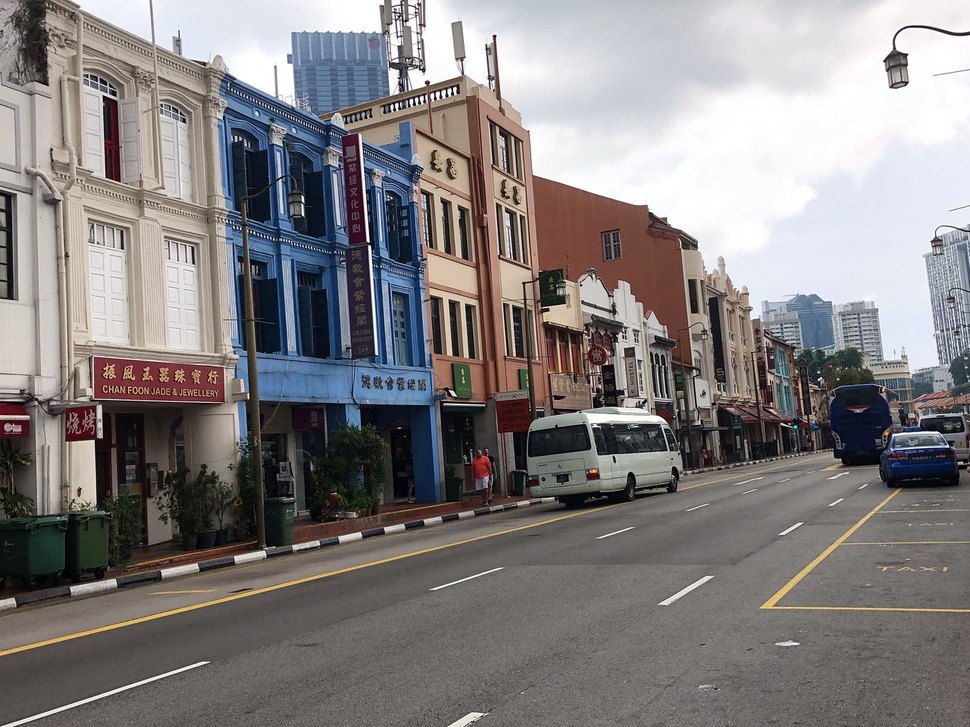
#> input picture DataSet/street.jpg, 970 x 727 px, shrunk from 1280 x 960 before the run
$ python L03_02_Superpixels.py
#> lines starting #> are read from the running program, lines starting #| are printed output that depends on the picture
import numpy as np
import cv2 as cv

img = cv.imread('DataSet/street.jpg')
#> img is the input picture: shape (727, 970, 3); mean B, G, R 127.8, 127.6, 131.6


slic = cv.ximgproc.createSuperpixelSLIC(img, region_size=100, ruler = 20.0)

slic.iterate(10)
mask_slic = slic.getLabelContourMask()
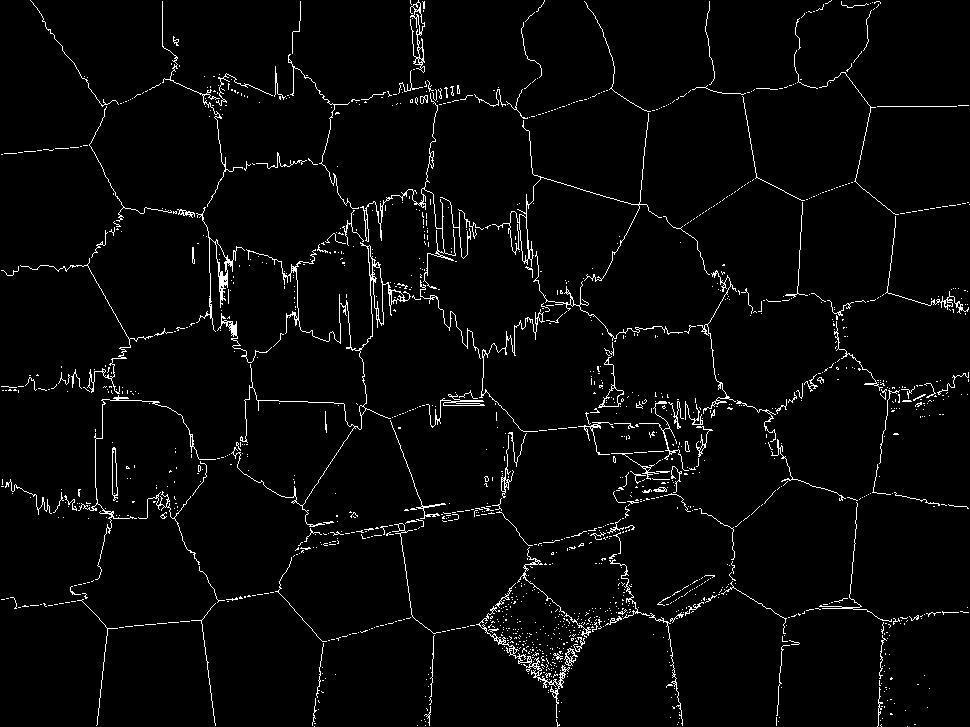
#> mask_slic: shape (727, 970); 3.1% white in thin lines or dots
label_slic = slic.getLabels()
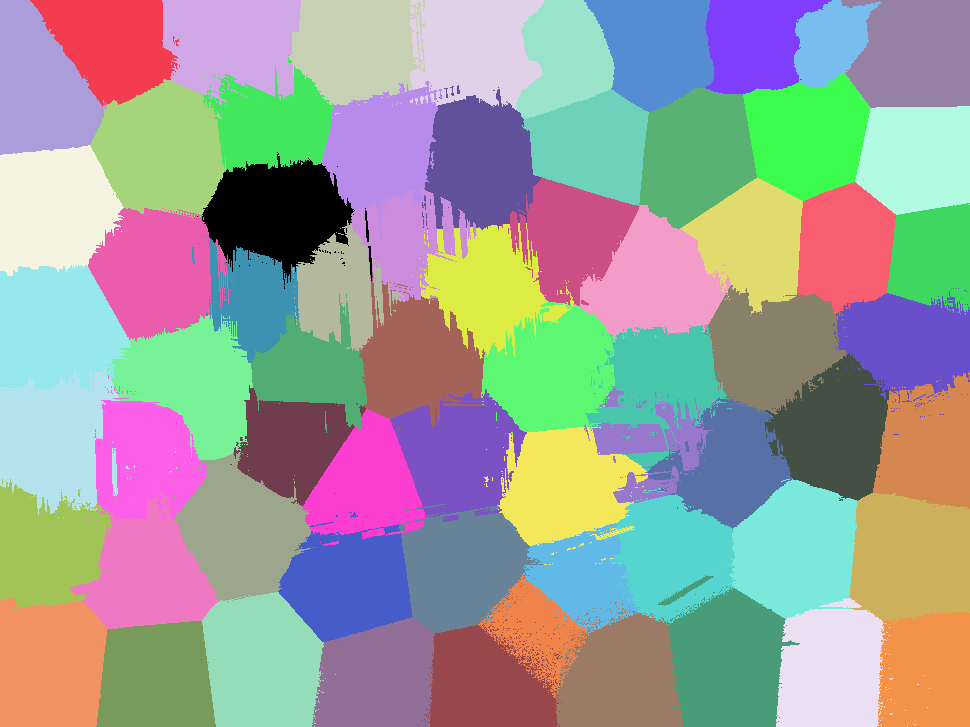
#> label_slic: shape (727, 970) int32; 67 distinct labels, from 0 to 66; one colour per label, 0 black
number_slic = slic.getNumberOfSuperpixels()
#> number_slic = 67
mask_inv_slic = cv.bitwise_not(mask_slic)
#> mask_inv_slic: shape (727, 970); 96.9% white; black in thin lines or dots

img_slic = cv.bitwise_and(img, img, mask=mask_inv_slic)
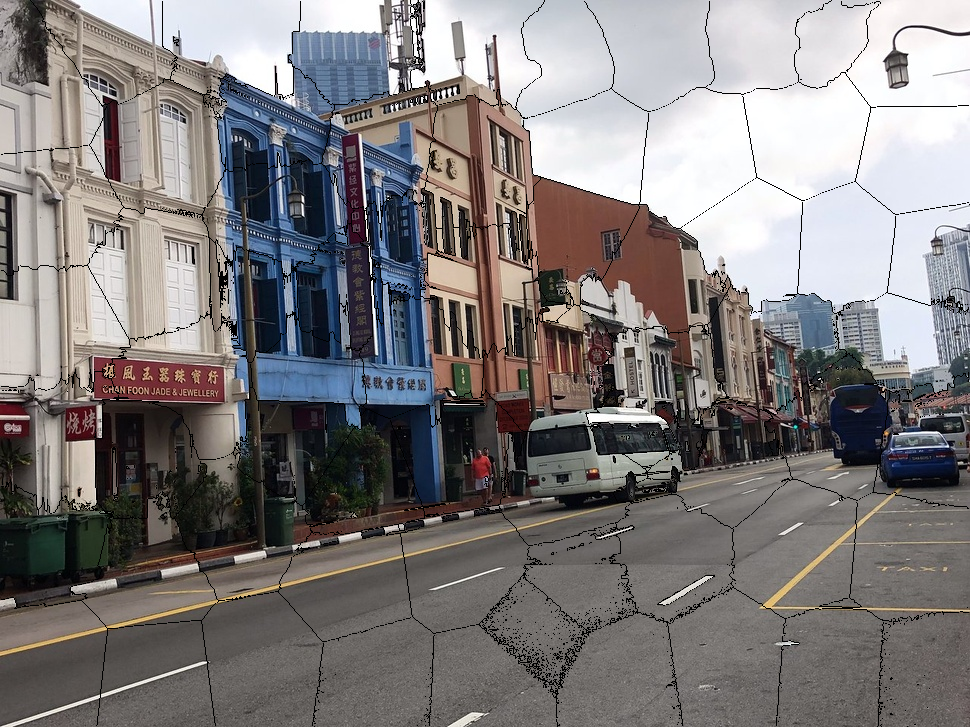
#> img_slic: shape (727, 970, 3); mean B, G, R 124.1, 123.9, 127.8

cv.imshow("img_slic",img_slic)
cv.waitKey(0)
cv.destroyAllWindows()

cv.imwrite('SPS.jpg', img)

$ run again, with DataSet/conector.jpg copied over DataSet/street.jpg
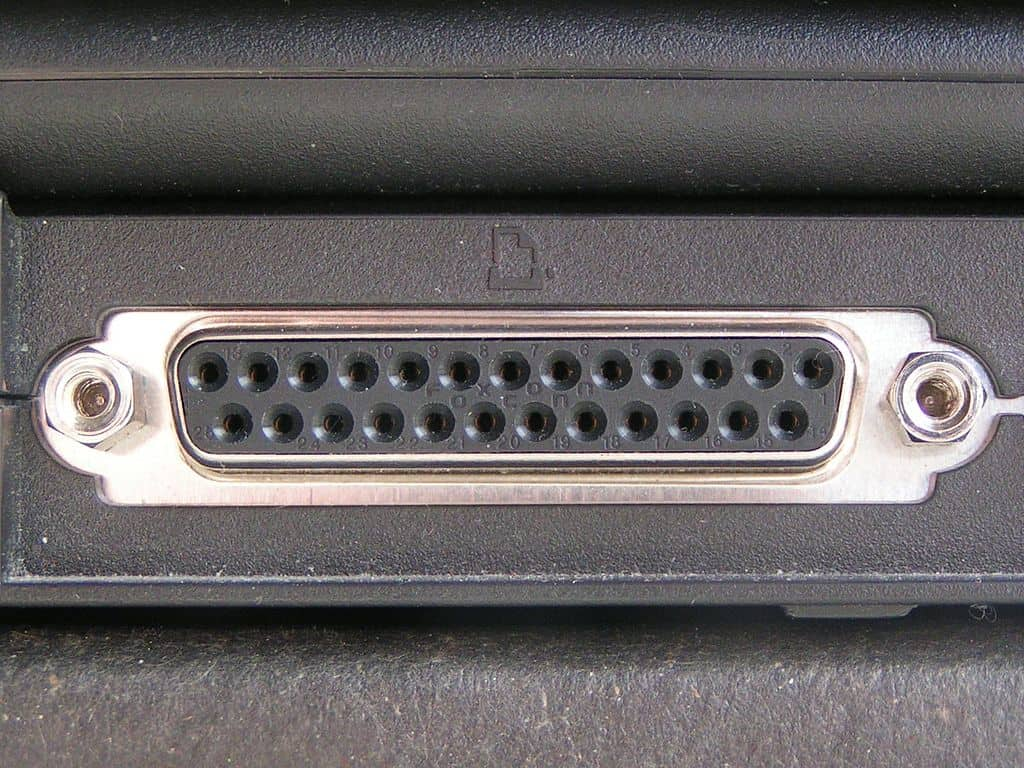
#> input picture DataSet/conector.jpg, 1024 x 768 px
#> img is the input picture: shape (768, 1024, 3); mean B, G, R 100.6, 99.6, 103.8
#> mask_slic: shape (768, 1024); 3.8% white in thin lines or dots
#> `label_slic = slic.getLabels()`:
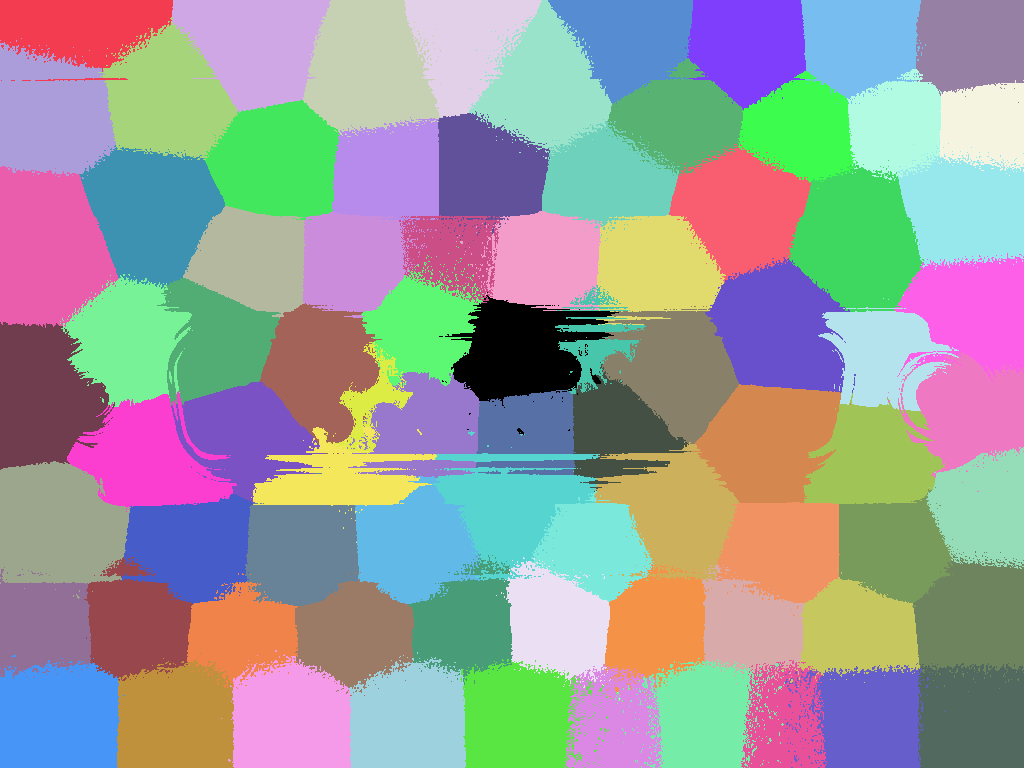
#> label_slic: shape (768, 1024) int32; 80 distinct labels, from 0 to 79; one colour per label, 0 black
#> number_slic = 80
#> mask_inv_slic: shape (768, 1024); 96.2% white; black in thin lines or dots
#> `img_slic = cv.bitwise_and(img, img, mask=mask_inv_slic)`:
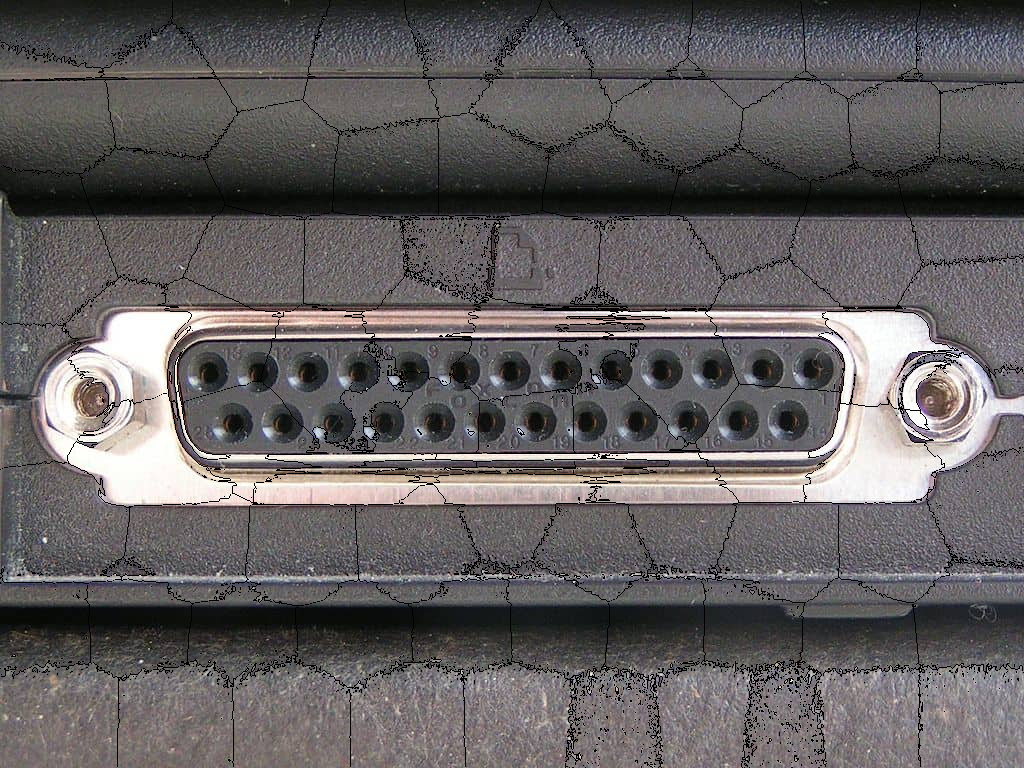
#> img_slic: shape (768, 1024, 3); mean B, G, R 96.5, 95.5, 99.5

$ run again, with DataSet/left.jpg copied over DataSet/street.jpg
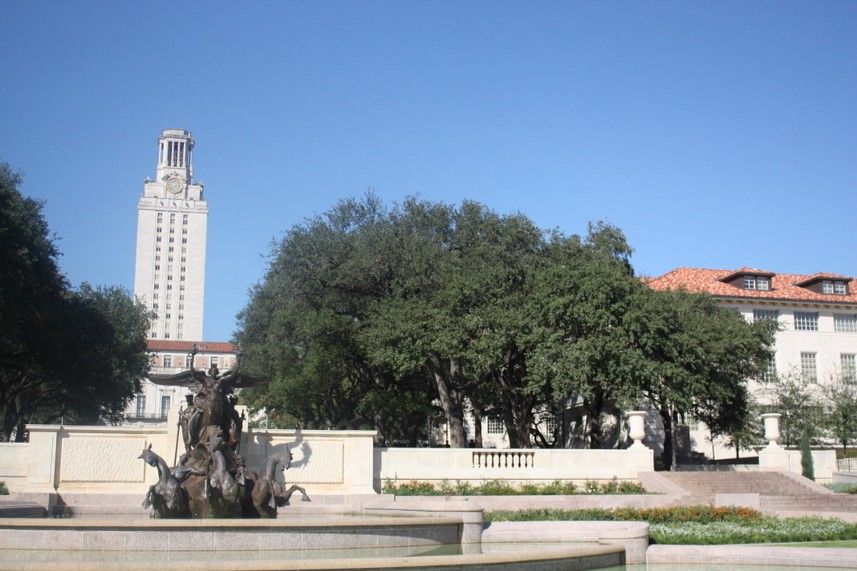
#> input picture DataSet/left.jpg, 857 x 571 px
#> img is the input picture: shape (571, 857, 3); mean B, G, R 158.7, 139.4, 121.5
#> mask_slic: shape (571, 857); 3.2% white in thin lines or dots
#> `label_slic = slic.getLabels()`:
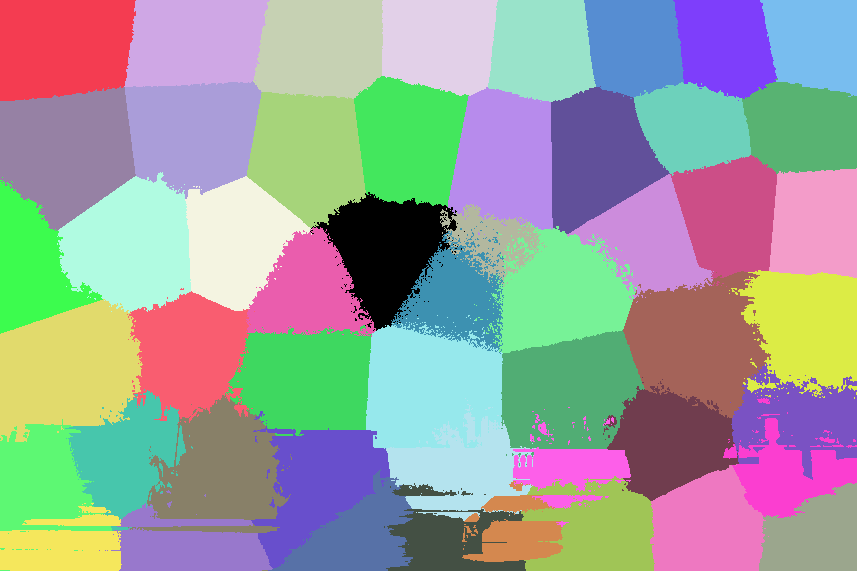
#> label_slic: shape (571, 857) int32; 51 distinct labels, from 0 to 50; one colour per label, 0 black
#> number_slic = 51
#> mask_inv_slic: shape (571, 857); 96.8% white; black in thin lines or dots
#> `img_slic = cv.bitwise_and(img, img, mask=mask_inv_slic)`:
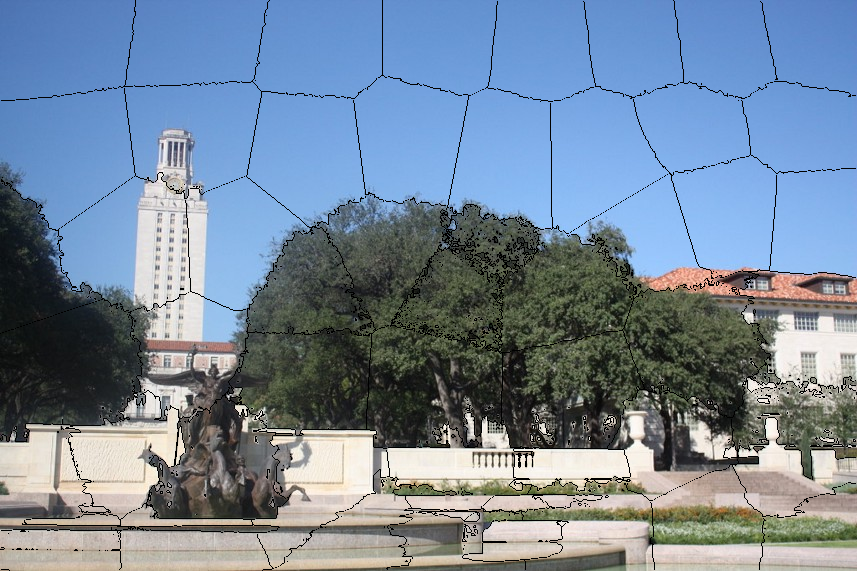
#> img_slic: shape (571, 857, 3); mean B, G, R 154.4, 135.2, 117.5

$ run again, with DataSet/right.jpg copied over DataSet/street.jpg
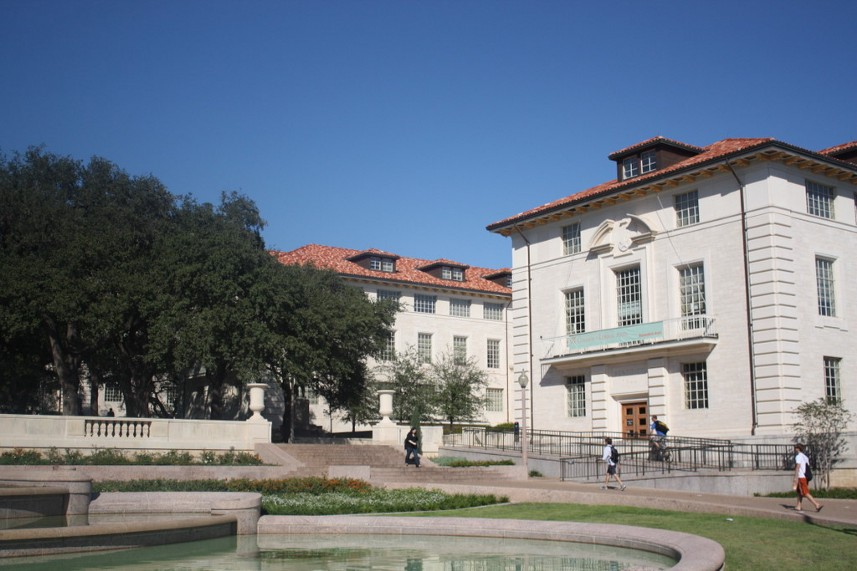
#> input picture DataSet/right.jpg, 857 x 571 px
#> img is the input picture: shape (571, 857, 3); mean B, G, R 131.7, 118.3, 107.3
#> mask_slic: shape (571, 857); 3.3% white in thin lines or dots
#> `label_slic = slic.getLabels()`:
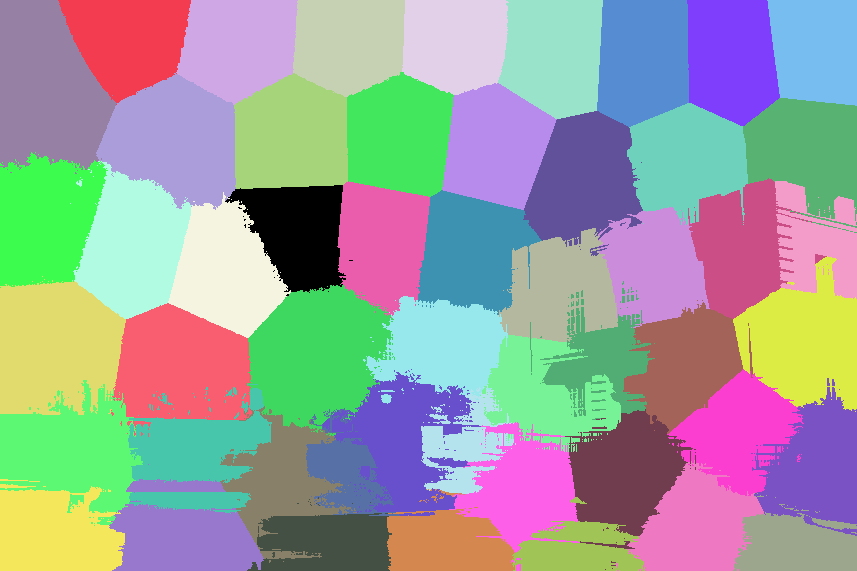
#> label_slic: shape (571, 857) int32; 51 distinct labels, from 0 to 50; one colour per label, 0 black
#> number_slic = 51
#> mask_inv_slic: shape (571, 857); 96.7% white; black in thin lines or dots
#> `img_slic = cv.bitwise_and(img, img, mask=mask_inv_slic)`:
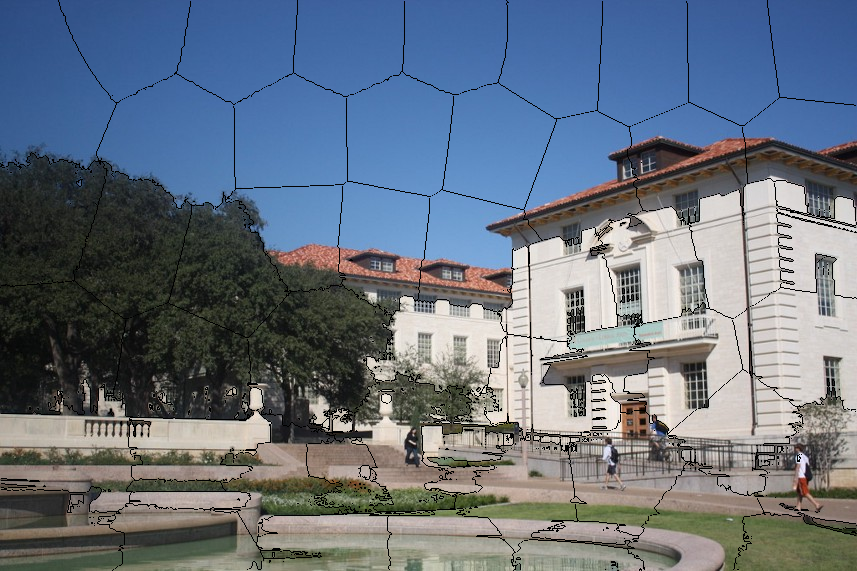
#> img_slic: shape (571, 857, 3); mean B, G, R 127.5, 114.1, 103.3
